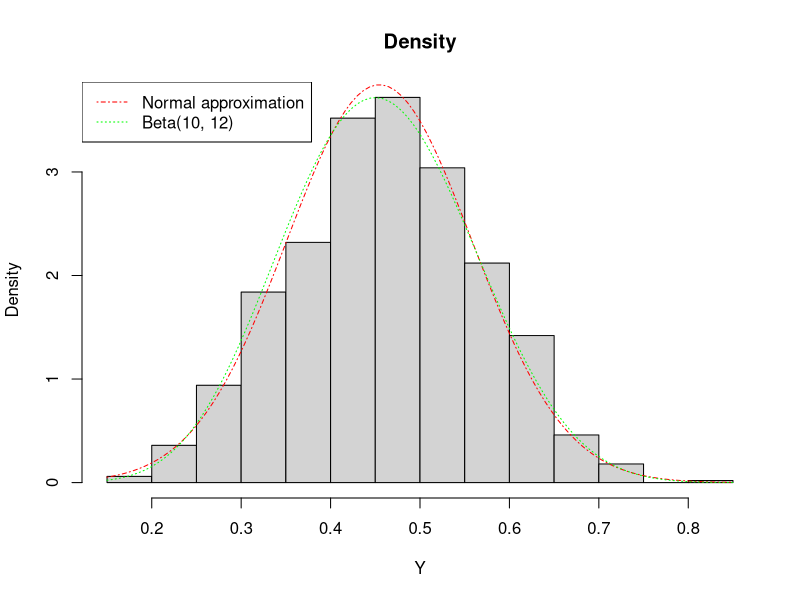
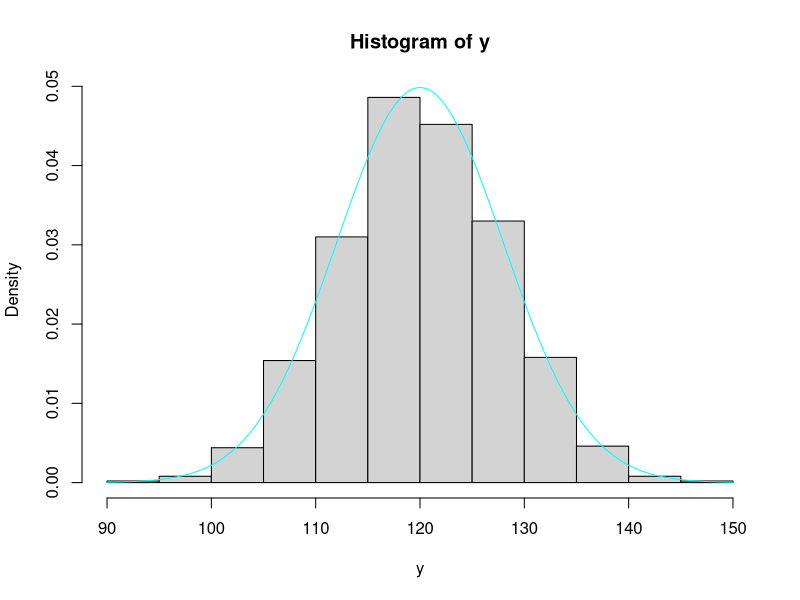

Write R code to recreate these figures, in order.
#########################
## Lab 3
## 2022-02-22
## Written by Matas
#########################


### Q1 ------------------

## Find P(X < 5)
## P(X < q) = pexp(q, rate)
P5 <- pexp(5, 0.25)

## Find P(X < 4)
P4 <- pexp(4, 0.25)

## Find P(4 < X < 5)
P45 <- P5-P4
P45

round(P45, digits=2)


### Q2 ------------------
# P (X < 5 + 10 | X > 5) = P(X<10)

## Find P(5 < X <5+10)
A1 <- pexp(15, 0.25) - pexp(5, 0.25)

## Find P(X > 5)
A2 <- 1-pexp(5, 0.25)

R1 <- A1/A2

R2 <- pexp(10, 0.25)

R1 - R2


### Q3 ------------------
## pnorm(q, mean, sd)
## Find P(0 < Z < 1.52)

P1 <- pnorm(1.52, 0, 1) - 0.5
# pnorm(1.52, 0, 1) - pnorm(0, 0, 1)


## Find P(Z>2.11)
P2 <- 1 - pnorm(2.11, 0, 1)

## Find P(-1.45<Z<1.74)
P3 <- pnorm(1.74, 0, 1) - pnorm(-1.45, 0, 1)
P3

## Find 2.5 percentile and 97.5 percentile

# 2.5
qnorm(0.025, 0, 1)

# 97.5
qnorm(0.975, 0, 1)

### Q4 -------------------
## punif(q, min, max)

P1 <- punif(60, 0, 60) - punif(57, 0, 60)
P1

### Q5 -------------------
a <- 10
b <- 12

Ey <- a / (a+b)
Ey

Vary <- (a * b) / ((a + b)^2 * (a + b + 1))
Vary

## Generate a sample of obs. from bera(10,12)
Y <- rbeta(1000, a, b)
Y

M <- mean(Y)
M

V <- var(Y)
V

hist(Y, freq = FALSE, main = "Density") #sample 1000 obs. from beta(10,12)
curve(dnorm(x, Ey, sqrt(Vary)), add = TRUE, col = "red", lty = 4) #norm. gp.
curve(dbeta(x, a, b), add = TRUE, col = "green", lty = 3) #beta(10,12)
legend("topleft",
       col = c("red", "green"),
       lty = c(4,3),
       legend = c("Normal approximation","Beta(10, 12)"))

P1 <- 1 - pnorm(5, Ey, sqrt(Vary))
P1

P2 <- 1 - pbeta(5, a, b)
P2


### Q6 ----------------

# P(Y<130)
P1 <- pnorm(130, 120, sqrt(64))
P1

# P(Y<135)
P2 <- pnorm(135, 120, sqrt(64))
P2

# P(114<Y<127)
P3 <- pnorm(127, 120, sqrt(64)) - pnorm(114, 120, sqrt(64))
P3


### Plot
pdf("densnorm.pdf")
set.seed(11)
y <- rnorm(1000, mean = 120, sd = sqrt(64))

hist(y, freq = FALSE)
curve(dnorm(x, 120, sqrt(64)),add = TRUE, col = "cyan")
dev.off()

### Q7 ----------------
r <- 12
v <- 4

#Mean
Ey <- r / v
Vary <- r / v^2

## Find P(Y<4)
P1 <- pgamma(4, r, v)
P1

## Find P(Y<4), using Normal
P2 <- pnorm(4, Ey, sqrt(Vary))
P2